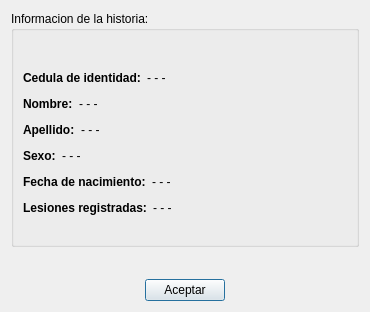
<?xml version="1.0" encoding="UTF-8"?>
<ui version="4.0">
 <class>verHistoria</class>
 <widget class="QDialog" name="verHistoria">
  <property name="geometry">
   <rect>
    <x>0</x>
    <y>0</y>
    <width>368</width>
    <height>312</height>
   </rect>
  </property>
  <property name="windowTitle">
   <string>Dialog</string>
  </property>
  <layout class="QGridLayout" name="gridLayout_2">
   <item row="0" column="0">
    <layout class="QVBoxLayout" name="verticalLayout_3">
     <item>
      <widget class="QGroupBox" name="groupBox">
       <property name="font">
        <font>
         <weight>50</weight>
         <bold>false</bold>
        </font>
       </property>
       <property name="title">
        <string>Informacion de la historia:</string>
       </property>
       <layout class="QGridLayout" name="gridLayout">
        <item row="0" column="0">
         <layout class="QHBoxLayout" name="horizontalLayout_14">
          <item>
           <layout class="QVBoxLayout" name="verticalLayout_2">
            <item>
             <spacer name="verticalSpacer_4">
              <property name="orientation">
               <enum>Qt::Vertical</enum>
              </property>
              <property name="sizeHint" stdset="0">
               <size>
                <width>20</width>
                <height>28</height>
               </size>
              </property>
             </spacer>
            </item>
            <item>
             <layout class="QVBoxLayout" name="verticalLayout">
              <item>
               <layout class="QHBoxLayout" name="horizontalLayout_7">
                <item>
                 <widget class="QLabel" name="etqCI">
                  <property name="text">
                   <string>&lt;html&gt;&lt;head/&gt;&lt;body&gt;&lt;p&gt;&lt;span style=&quot; font-weight:600;&quot;&gt;Cedula de identidad:&lt;/span&gt;&lt;/p&gt;&lt;/body&gt;&lt;/html&gt;</string>
                  </property>
                 </widget>
                </item>
                <item>
                 <widget class="QLabel" name="etqInfoCI">
                  <property name="text">
                   <string>- - -</string>
                  </property>
                 </widget>
                </item>
                <item>
                 <spacer name="horizontalSpacer_7">
                  <property name="orientation">
                   <enum>Qt::Horizontal</enum>
                  </property>
                  <property name="sizeHint" stdset="0">
                   <size>
                    <width>40</width>
                    <height>20</height>
                   </size>
                  </property>
                 </spacer>
                </item>
               </layout>
              </item>
              <item>
               <layout class="QHBoxLayout" name="horizontalLayout_6">
                <item>
                 <widget class="QLabel" name="etqNombre">
                  <property name="text">
                   <string>&lt;html&gt;&lt;head/&gt;&lt;body&gt;&lt;p&gt;&lt;span style=&quot; font-weight:600;&quot;&gt;Nombre:&lt;/span&gt;&lt;/p&gt;&lt;/body&gt;&lt;/html&gt;</string>
                  </property>
                 </widget>
                </item>
                <item>
                 <widget class="QLabel" name="etqInfoNombre">
                  <property name="text">
                   <string>- - -</string>
                  </property>
                 </widget>
                </item>
                <item>
                 <spacer name="horizontalSpacer_8">
                  <property name="orientation">
                   <enum>Qt::Horizontal</enum>
                  </property>
                  <property name="sizeHint" stdset="0">
                   <size>
                    <width>40</width>
                    <height>20</height>
                   </size>
                  </property>
                 </spacer>
                </item>
               </layout>
              </item>
              <item>
               <layout class="QHBoxLayout" name="horizontalLayout_5">
                <item>
                 <widget class="QLabel" name="etqApellido">
                  <property name="text">
                   <string>&lt;html&gt;&lt;head/&gt;&lt;body&gt;&lt;p&gt;&lt;span style=&quot; font-weight:600;&quot;&gt;Apellido:&lt;/span&gt;&lt;/p&gt;&lt;/body&gt;&lt;/html&gt;</string>
                  </property>
                 </widget>
                </item>
                <item>
                 <widget class="QLabel" name="etqInfoApellido">
                  <property name="text">
                   <string>- - -</string>
                  </property>
                 </widget>
                </item>
                <item>
                 <spacer name="horizontalSpacer_10">
                  <property name="orientation">
                   <enum>Qt::Horizontal</enum>
                  </property>
                  <property name="sizeHint" stdset="0">
                   <size>
                    <width>40</width>
                    <height>20</height>
                   </size>
                  </property>
                 </spacer>
                </item>
               </layout>
              </item>
              <item>
               <layout class="QHBoxLayout" name="horizontalLayout_4">
                <item>
                 <widget class="QLabel" name="etqSexo">
                  <property name="text">
                   <string>&lt;html&gt;&lt;head/&gt;&lt;body&gt;&lt;p&gt;&lt;span style=&quot; font-weight:600;&quot;&gt;Sexo:&lt;/span&gt;&lt;/p&gt;&lt;/body&gt;&lt;/html&gt;</string>
                  </property>
                 </widget>
                </item>
                <item>
                 <widget class="QLabel" name="etqInfoSexo">
                  <property name="text">
                   <string>- - -</string>
                  </property>
                 </widget>
                </item>
                <item>
                 <spacer name="horizontalSpacer_6">
                  <property name="orientation">
                   <enum>Qt::Horizontal</enum>
                  </property>
                  <property name="sizeHint" stdset="0">
                   <size>
                    <width>40</width>
                    <height>20</height>
                   </size>
                  </property>
                 </spacer>
                </item>
               </layout>
              </item>
              <item>
               <layout class="QHBoxLayout" name="horizontalLayout_3">
                <item>
                 <widget class="QLabel" name="etqFechaNac">
                  <property name="text">
                   <string>&lt;html&gt;&lt;head/&gt;&lt;body&gt;&lt;p&gt;&lt;span style=&quot; font-weight:600;&quot;&gt;Fecha de nacimiento:&lt;/span&gt;&lt;/p&gt;&lt;/body&gt;&lt;/html&gt;</string>
                  </property>
                 </widget>
                </item>
                <item>
                 <widget class="QLabel" name="etqInfoFechaNac">
                  <property name="text">
                   <string>- - -</string>
                  </property>
                 </widget>
                </item>
                <item>
                 <spacer name="horizontalSpacer_5">
                  <property name="orientation">
                   <enum>Qt::Horizontal</enum>
                  </property>
                  <property name="sizeHint" stdset="0">
                   <size>
                    <width>40</width>
                    <height>20</height>
                   </size>
                  </property>
                 </spacer>
                </item>
               </layout>
              </item>
              <item>
               <layout class="QHBoxLayout" name="horizontalLayout_2">
                <item>
                 <widget class="QLabel" name="etqLesiones">
                  <property name="text">
                   <string>&lt;html&gt;&lt;head/&gt;&lt;body&gt;&lt;p&gt;&lt;span style=&quot; font-weight:600;&quot;&gt;Lesiones registradas:&lt;/span&gt;&lt;/p&gt;&lt;/body&gt;&lt;/html&gt;</string>
                  </property>
                 </widget>
                </item>
                <item>
                 <widget class="QLabel" name="etqInfoLesiones">
                  <property name="text">
                   <string>- - -</string>
                  </property>
                 </widget>
                </item>
                <item>
                 <spacer name="horizontalSpacer_9">
                  <property name="orientation">
                   <enum>Qt::Horizontal</enum>
                  </property>
                  <property name="sizeHint" stdset="0">
                   <size>
                    <width>40</width>
                    <height>20</height>
                   </size>
                  </property>
                 </spacer>
                </item>
               </layout>
              </item>
             </layout>
            </item>
            <item>
             <spacer name="verticalSpacer">
              <property name="orientation">
               <enum>Qt::Vertical</enum>
              </property>
              <property name="sizeHint" stdset="0">
               <size>
                <width>20</width>
                <height>17</height>
               </size>
              </property>
             </spacer>
            </item>
           </layout>
          </item>
         </layout>
        </item>
       </layout>
      </widget>
     </item>
     <item>
      <spacer name="verticalSpacer_7">
       <property name="orientation">
        <enum>Qt::Vertical</enum>
       </property>
       <property name="sizeHint" stdset="0">
        <size>
         <width>348</width>
         <height>13</height>
        </size>
       </property>
      </spacer>
     </item>
     <item>
      <layout class="QHBoxLayout" name="horizontalLayout">
       <item>
        <spacer name="horizontalSpacer_2">
         <property name="orientation">
          <enum>Qt::Horizontal</enum>
         </property>
         <property name="sizeHint" stdset="0">
          <size>
           <width>40</width>
           <height>20</height>
          </size>
         </property>
        </spacer>
       </item>
       <item>
        <widget class="QPushButton" name="btnAceptar">
         <property name="text">
          <string>Aceptar</string>
         </property>
        </widget>
       </item>
       <item>
        <spacer name="horizontalSpacer">
         <property name="orientation">
          <enum>Qt::Horizontal</enum>
         </property>
         <property name="sizeHint" stdset="0">
          <size>
           <width>40</width>
           <height>20</height>
          </size>
         </property>
        </spacer>
       </item>
      </layout>
     </item>
    </layout>
   </item>
  </layout>
 </widget>
 <resources/>
 <connections/>
</ui>
